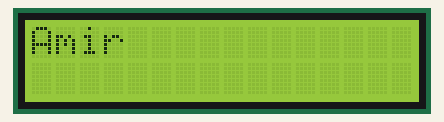
Recording of a sketch running on a simulated Arduino Uno, built with avr-gcc and run on an emulated ATmega328P. Shown: 16×2 character LCD.

Above: at 0.11 s.
At 0.73 s:
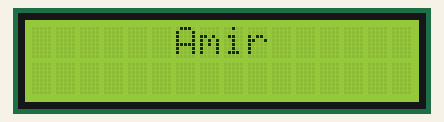
At 1.45 s:
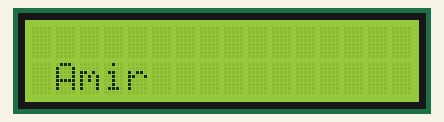
At 2.17 s:
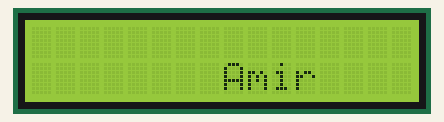
At 2.89 s:
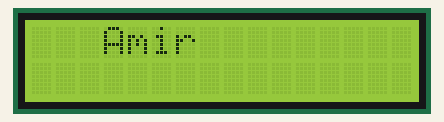

The sketch:

Lab_3_-_Part_1.ino
```cpp
/*
 * LCD Text Scrolling Display
 * Displays text that moves across a 16x2 LCD screen
 */

#include <LiquidCrystal.h>

// LCD pin configuration
const int RS_PIN = 13;    // Register select pin
const int EN_PIN = 12;    // Enable pin
const int D4_PIN = 8;     // Data pin 4
const int D5_PIN = 9;     // Data pin 5
const int D6_PIN = 10;    // Data pin 6
const int D7_PIN = 11;    // Data pin 7

// Initialize LCD object with pin configuration
LiquidCrystal lcd(RS_PIN, EN_PIN, D4_PIN, D5_PIN, D6_PIN, D7_PIN);

// Cursor position variables
byte currentColumn = 0;   // Current horizontal position (0-15)
byte currentRow = 0;      // Current vertical position (0-1)

// Display text configuration
const char DISPLAY_TEXT[] = "Amir";  // Text to display
const int MAX_COLUMN = 12;           // Maximum column before reset

/**
 * Setup function - runs once at startup
 * Initializes LCD display and clears the screen
 */
void setup() {
  // Initialize LCD with 16 columns and 2 rows
  lcd.begin(16, 2);
  // Clear any existing content on the display
  lcd.clear();
}

/**
 * Main loop function - runs continuously
 * Updates LCD display with scrolling text effect
 */
void loop() {
  updateDisplay();    // Refresh the display with new position
  advanceCursor();    // Move cursor to next position
  delay(100);         // Control animation speed (100ms delay)
}

/**
 * Updates LCD display with text at current cursor position
 * Clears screen and prints text at configured location
 */
void updateDisplay() {
  lcd.clear();                // Clear the display
  lcd.setCursor(currentColumn, currentRow);  // Set cursor position
  lcd.print(DISPLAY_TEXT);    // Display the text
}

/**
 * Advances cursor position for scrolling effect
 * Wraps around columns and alternates between rows
 */
void advanceCursor() {
  currentColumn++;            // Move to next column

  // Reset position when reaching maximum column
  if (currentColumn == MAX_COLUMN) {
    currentColumn = 0;        // Reset to first column
    currentRow = 1 - currentRow;  // Alternate between rows (0 and 1)
  }
}
```

Measured:
- by itself, everything shown: repeats every 2.5 s, in 24 steps
